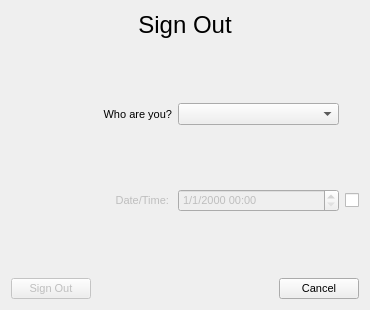
<?xml version="1.0" encoding="UTF-8"?>
<ui version="4.0">
 <class>SignOutDialog</class>
 <widget class="QDialog" name="SignOutDialog">
  <property name="geometry">
   <rect>
    <x>0</x>
    <y>0</y>
    <width>370</width>
    <height>310</height>
   </rect>
  </property>
  <property name="sizePolicy">
   <sizepolicy hsizetype="Fixed" vsizetype="Fixed">
    <horstretch>0</horstretch>
    <verstretch>0</verstretch>
   </sizepolicy>
  </property>
  <property name="minimumSize">
   <size>
    <width>370</width>
    <height>310</height>
   </size>
  </property>
  <property name="maximumSize">
   <size>
    <width>9999</width>
    <height>9999</height>
   </size>
  </property>
  <property name="windowTitle">
   <string/>
  </property>
  <layout class="QVBoxLayout" name="verticalLayout">
   <item>
    <widget class="QLabel" name="label_3">
     <property name="sizePolicy">
      <sizepolicy hsizetype="Minimum" vsizetype="Maximum">
       <horstretch>0</horstretch>
       <verstretch>0</verstretch>
      </sizepolicy>
     </property>
     <property name="font">
      <font>
       <pointsize>18</pointsize>
       <weight>50</weight>
       <bold>false</bold>
      </font>
     </property>
     <property name="text">
      <string>Sign Out</string>
     </property>
     <property name="textFormat">
      <enum>Qt::AutoText</enum>
     </property>
     <property name="alignment">
      <set>Qt::AlignCenter</set>
     </property>
    </widget>
   </item>
   <item>
    <spacer name="verticalSpacer_3">
     <property name="font">
      <font>
       <pointsize>8</pointsize>
      </font>
     </property>
     <property name="orientation">
      <enum>Qt::Vertical</enum>
     </property>
     <property name="sizeType">
      <enum>QSizePolicy::Fixed</enum>
     </property>
     <property name="sizeHint" stdset="0">
      <size>
       <width>20</width>
       <height>40</height>
      </size>
     </property>
    </spacer>
   </item>
   <item>
    <layout class="QGridLayout" name="gridLayout">
     <item row="2" column="2">
      <widget class="QCheckBox" name="checkBox">
       <property name="sizePolicy">
        <sizepolicy hsizetype="Maximum" vsizetype="Fixed">
         <horstretch>0</horstretch>
         <verstretch>0</verstretch>
        </sizepolicy>
       </property>
       <property name="font">
        <font>
         <pointsize>8</pointsize>
        </font>
       </property>
       <property name="text">
        <string/>
       </property>
      </widget>
     </item>
     <item row="2" column="0">
      <widget class="QLabel" name="dateTimeLbl">
       <property name="enabled">
        <bool>false</bool>
       </property>
       <property name="font">
        <font>
         <pointsize>8</pointsize>
        </font>
       </property>
       <property name="text">
        <string>Date/Time: </string>
       </property>
       <property name="alignment">
        <set>Qt::AlignRight|Qt::AlignTrailing|Qt::AlignVCenter</set>
       </property>
      </widget>
     </item>
     <item row="0" column="0">
      <widget class="QLabel" name="label">
       <property name="font">
        <font>
         <pointsize>8</pointsize>
        </font>
       </property>
       <property name="text">
        <string>Who are you?</string>
       </property>
       <property name="alignment">
        <set>Qt::AlignRight|Qt::AlignTrailing|Qt::AlignVCenter</set>
       </property>
       <property name="buddy">
        <cstring>whoAreYouCombo</cstring>
       </property>
      </widget>
     </item>
     <item row="2" column="1">
      <widget class="QDateTimeEdit" name="dateTimeEdit">
       <property name="enabled">
        <bool>false</bool>
       </property>
       <property name="font">
        <font>
         <pointsize>8</pointsize>
        </font>
       </property>
       <property name="displayFormat">
        <string>M/d/yyyy hh:mm</string>
       </property>
      </widget>
     </item>
     <item row="0" column="1">
      <widget class="QComboBox" name="whoAreYouCombo">
       <property name="font">
        <font>
         <pointsize>8</pointsize>
        </font>
       </property>
       <item>
        <property name="text">
         <string/>
        </property>
       </item>
      </widget>
     </item>
     <item row="1" column="1">
      <spacer name="verticalSpacer_2">
       <property name="font">
        <font>
         <pointsize>8</pointsize>
        </font>
       </property>
       <property name="orientation">
        <enum>Qt::Vertical</enum>
       </property>
       <property name="sizeType">
        <enum>QSizePolicy::Minimum</enum>
       </property>
       <property name="sizeHint" stdset="0">
        <size>
         <width>20</width>
         <height>40</height>
        </size>
       </property>
      </spacer>
     </item>
    </layout>
   </item>
   <item>
    <spacer name="verticalSpacer">
     <property name="font">
      <font>
       <pointsize>8</pointsize>
      </font>
     </property>
     <property name="orientation">
      <enum>Qt::Vertical</enum>
     </property>
     <property name="sizeType">
      <enum>QSizePolicy::Maximum</enum>
     </property>
     <property name="sizeHint" stdset="0">
      <size>
       <width>20</width>
       <height>40</height>
      </size>
     </property>
    </spacer>
   </item>
   <item>
    <layout class="QHBoxLayout" name="horizontalLayout_3">
     <item>
      <widget class="QPushButton" name="signOutBtn2">
       <property name="enabled">
        <bool>false</bool>
       </property>
       <property name="sizePolicy">
        <sizepolicy hsizetype="Minimum" vsizetype="Fixed">
         <horstretch>0</horstretch>
         <verstretch>0</verstretch>
        </sizepolicy>
       </property>
       <property name="font">
        <font>
         <pointsize>8</pointsize>
        </font>
       </property>
       <property name="text">
        <string>Sign Out</string>
       </property>
      </widget>
     </item>
     <item>
      <spacer name="horizontalSpacer_3">
       <property name="font">
        <font>
         <pointsize>8</pointsize>
        </font>
       </property>
       <property name="orientation">
        <enum>Qt::Horizontal</enum>
       </property>
       <property name="sizeHint" stdset="0">
        <size>
         <width>40</width>
         <height>20</height>
        </size>
       </property>
      </spacer>
     </item>
     <item>
      <widget class="QPushButton" name="cancelBtn">
       <property name="font">
        <font>
         <pointsize>8</pointsize>
        </font>
       </property>
       <property name="text">
        <string>Cancel</string>
       </property>
      </widget>
     </item>
    </layout>
   </item>
  </layout>
 </widget>
 <layoutdefault spacing="6" margin="11"/>
 <resources/>
 <connections>
  <connection>
   <sender>cancelBtn</sender>
   <signal>clicked()</signal>
   <receiver>SignOutDialog</receiver>
   <slot>reject()</slot>
   <hints>
    <hint type="sourcelabel">
     <x>254</x>
     <y>255</y>
    </hint>
    <hint type="destinationlabel">
     <x>163</x>
     <y>212</y>
    </hint>
   </hints>
  </connection>
 </connections>
</ui>
